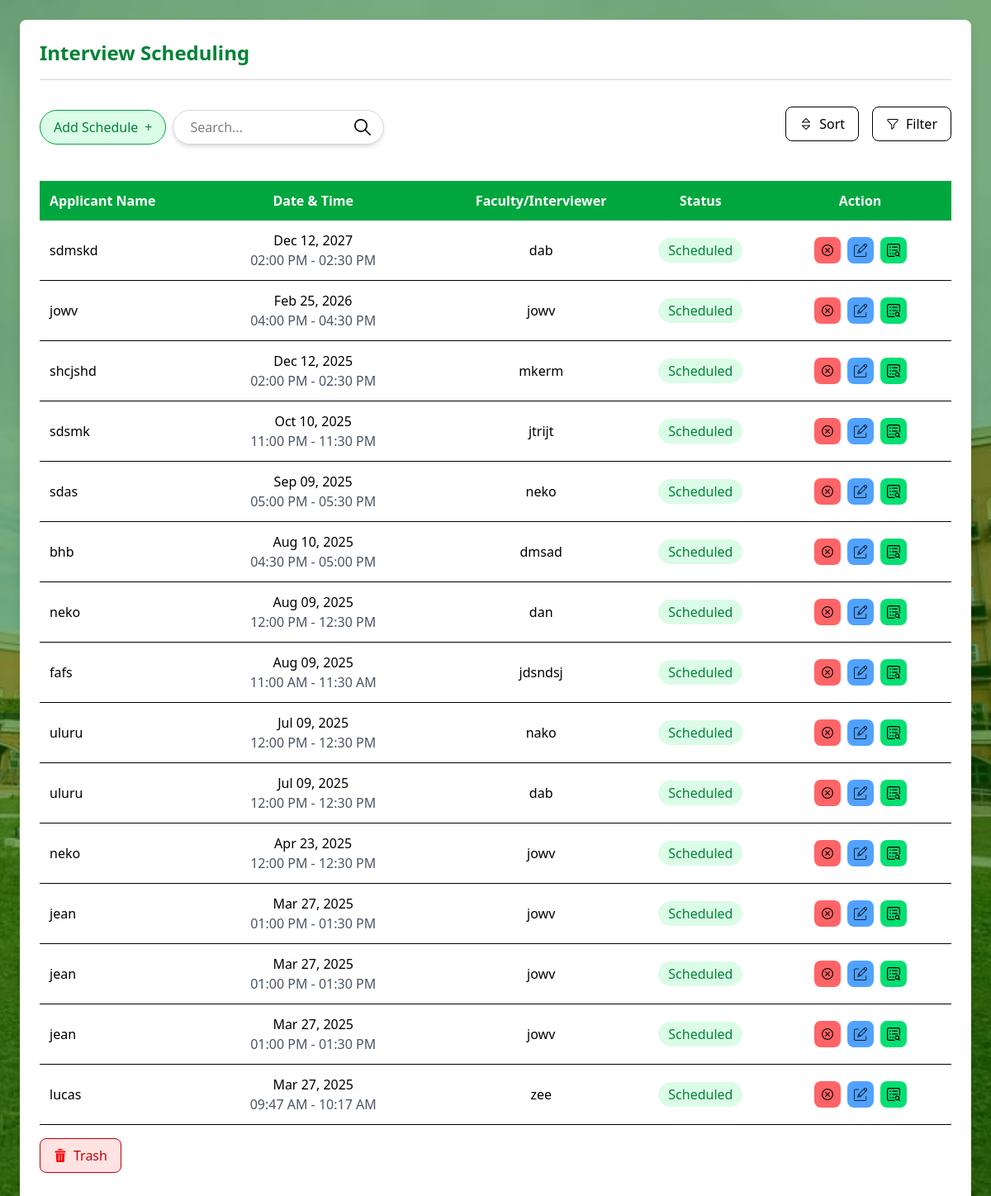
The page / on the database its author committed.
### tables this page shows
CREATE TABLE `interviews` (
  `id` int(11) NOT NULL,
  `interviewer_id` int(11) NOT NULL,
  `applicant_id` int(11) NOT NULL,
  `scheduled_time` datetime NOT NULL,
  `status` enum('scheduled','cancelled','trash') DEFAULT 'scheduled',
  `program` int(11) NOT NULL,
  `created_at` timestamp NOT NULL DEFAULT current_timestamp(),
  `program_id` int(11) NOT NULL,
  `cancelled_date` date DEFAULT NULL,
  `meet_type` enum('Online','F2F') NOT NULL,
  `rating` int(11) NOT NULL,
  `feedback` varchar(255) NOT NULL DEFAULT 'Not Specified',
  `comments` varchar(250) NOT NULL
);

CREATE TABLE `applicants` (
  `id` int(11) NOT NULL,
  `name` varchar(100) NOT NULL,
  `email` varchar(100) NOT NULL,
  `program` varchar(255) NOT NULL
);

CREATE TABLE `interviewers` (
  `id` int(11) NOT NULL,
  `name` varchar(100) NOT NULL,
  `email` varchar(100) NOT NULL,
  `program_id` int(11) NOT NULL
);

### functions.php (called while the page is built, shortened)
<?php
function getInterviews($conn, $program = null, $status = 'scheduled', $search = '', $sort = 'date_desc') {
    $sql = "SELECT
                i.id,
                a.name AS applicant,
                p.name AS program,
                v.name AS interviewer,
                i.scheduled_time,
                i.status,
                i.cancelled_date
            FROM interviews i
            LEFT JOIN applicants a ON i.applicant_id = a.id
            LEFT JOIN interviewers v ON i.interviewer_id = v.id
            LEFT JOIN programs p ON i.program_id = p.id
            WHERE 1=1";
    $params = [];
    $types = "";
    if ($status) {
        $sql .= " AND i.status = ?";
        $params[] = $status;
        $types .= "s";
    }
    switch ($sort) {
        case 'date_desc':
        default:
            $sql .= " ORDER BY i.scheduled_time DESC";
            break;
    }
    $stmt = $conn->prepare($sql);
    if (!empty($params)) {
        $stmt->bind_param($types, ...$params);
    }
    $stmt->execute();
    return $stmt->get_result()->fetch_all(MYSQLI_ASSOC);
}
?>

### index.php (the view, shortened to what this page needs)
<?php
require_once 'db.php';
require_once 'functions.php';
$selected_program = $_GET['program'] ?? null;
$status_filter = $_GET['status'] ?? 'scheduled';
$sort = $_GET['sort'] ?? 'date_desc';
$search = $_GET['search'] ?? '';
$interviews = getInterviews($conn, $selected_program, $status_filter, $search, $sort);
?>
<!DOCTYPE html>
<html lang="en">
<head>
    <link rel="stylesheet" href="style.css">
</head>
<body class="bg-gray-100 min-h-screen p-6" style="background-image: linear-gradient(rgba(0, 100, 0, 0.5), rgba(0, 100, 0, 0.5)), url('assets/plv.jpeg'); background-size: cover; background-position: center; background-repeat: no-repeat;">
<div class="half-w-6xl w-full bg-white p-6 shadow-lg rounded-lg">
    <header class="border-b border-gray-300 pb-4">
         <h1 class="text-2xl font-bold text-green-700">Interview Scheduling</h1>
    </header>
    <div class="flex flex-col sm:flex-row justify-between items-center mt-4 mb-6 gap-4">
    <div class="flex items-center gap-2">
        <button id="openModalBtn" class="px-4 py-2 bg-green-100 text-green-700 border border-green-600 rounded-full hover:bg-green-200 flex items-center justify-center gap-2">
            <span>Add Schedule</span><span>+</span>
        </button>
        <form id="searchForm" method="GET" action="index.php" class="flex items-center">
            <div class="relative rounded-full shadow-md">
                <input type="text" name="search" class="rounded-full border border-gray-300 py-2 pl-5 pr-10 focus:outline-none w-64" placeholder="Search..." value="<?= htmlspecialchars($search) ?>">
                <button type="submit" class="absolute right-0 top-0 h-full px-4 rounded-full bg-transparent hover:bg-gray-100 text-gray-600">
                    <img src="assets/search.png" alt="Search" class="w-5 h-5">
                </button>
            </div>
        </form>
</div>
<div class="flex flex-col sm:flex-row justify-between items-center mt-4 mb-6 gap-4">
        <button id="sortBtn" class="border rounded-lg px-4 py-2 bg-white hover:bg-gray-100 flex items-center gap-2">
            <img src="assets/sort.png" alt="Sort" class="w-4 h-4">
            <span>Sort</span>
        </button>
        <button id="filterBtn" class="border rounded-lg px-4 py-2 bg-white hover:bg-gray-100 flex items-center gap-2">
            <img src="assets/filter.png" alt="Filter" class="w-4 h-4">
            <span>Filter</span>
        </button>
    </div>
</div>
<div class="overflow-x-auto">
    <table class="w-full border-collapse bg-white shadow-md rounded-lg">
        <thead class="<?= ($status_filter == 'trash') ? 'bg-red-500 text-white' : 'bg-green-600 text-white'; ?>">
            <tr>
                <th class="p-3 text-left" width="15%">Applicant Name</th>
                <th class="p-3 text-center" width="30%"><?= ($status_filter == 'trash') ? 'Date Cancelled' : 'Date & Time'; ?></th>
                <th class="p-3 text-center" width="20%">Faculty/Interviewer</th>
                <th class="p-3 text-center" width="15%">Status</th>
                <th class="p-3 text-center" width="20%">Action</th>
            </tr>
        </thead>
        <tbody>
            <?php if (!empty($interviews)): ?>
                <?php foreach ($interviews as $interview): ?>
                    <tr class="border-b hover:bg-gray-100">
                        <td class="p-3 font-medium text-black-700"><?= htmlspecialchars($interview['applicant'] ?? 'N/A'); ?></td>
                        <td class="p-3 text-center">
                            <div class="flex flex-col items-center">
                                <?php if ($status_filter == 'trash'): ?>
                                    <span class="font-medium"><?= date('M d, Y', strtotime($interview['cancelled_date'] ?? 'now')); ?></span>
                                <?php else: ?>
                                    <span class="font-medium"><?= date('M d, Y', strtotime($interview['scheduled_time'])); ?></span>
                                    <span class="text-gray-600">
                                        <?= date('h:i A', strtotime($interview['scheduled_time'])); ?> -
                                        <?= date('h:i A', strtotime($interview['scheduled_time'] . ' +30 minutes')); ?>
                                    </span>
                                <?php endif; ?>
                            </div>
                        </td>
                        <td class="p-3 font-medium text-center">
                            <span class="px-3 py-1 bg-green-50 text-black-800 rounded-full"><?= htmlspecialchars($interview['interviewer'] ?? 'N/A'); ?></span>
                        </td>
                        <td class="p-3 text-center">
                            <span class="px-3 py-1 rounded-full font-medium
                                <?= ($status_filter == 'trash') ? 'bg-red-100 text-red-700' :
                                    (($interview['status'] === 'cancelled') ? 'bg-red-100 text-red-700' : 'bg-green-100 text-green-700'); ?>">
                                <?= ucfirst($interview['status'] ?? 'Unknown'); ?>
                            </span>
                        </td>
                        <td class="p-3">
                            <div class="flex justify-center space-x-2">
                                <?php if ($status_filter === 'trash'): ?>
                                    <button onclick="deleteInterview(<?= $interview['id']; ?>)" class="p-2 bg-red-400 text-white rounded-lg hover:bg-red-500 flex items-center justify-center">
                                    <img src="assets/delete.png" alt="Delete" title="Delete" class="w-4 h-4">
                                    </button>
                                    <button onclick="restoreInterview(<?= $interview['id']; ?>)" class="p-2 bg-green-400 text-white rounded-lg hover:bg-green-500 flex items-center justify-center">
                                        <img src="assets/restore.png" alt="Restore" title="Restore" class="w-4 h-4">
                                    </button>
                                <?php elseif ($status_filter === 'cancelled'): ?>
                                    <button onclick="moveToTrash(<?= $interview['id']; ?>)" class="p-2 bg-red-400 text-white rounded-lg hover:bg-red-500 flex items-center justify-center">
                                        <img src="assets/delete.png" alt="Delete" title="Delete" class="w-4 h-4">
                                    </button>
                                <?php else: ?>
                                    <button onclick="cancelInterview(<?= $interview['id']; ?>)" class="p-2 bg-red-400 text-white rounded-lg hover:bg-red-500 flex items-center justify-center">
                                        <img src="assets/cancel.png" alt="Cancel" title="Cancel" class="w-4 h-4">
                                    </button>
                                <?php endif; ?>
                                <?php if ($status_filter !== 'trash'): ?>
                                    <a href="edit_interview.php?id=<?= $interview['id']; ?>" class="p-2 bg-blue-400 text-white rounded-lg hover:bg-blue-500 flex items-center justify-center">
                                        <img src="assets/edit.png" alt="Edit" title="Edit" class="w-4 h-4">
                                    </a>
                                    <a href="view_interview.php?id=<?= $interview['id']; ?>" class="p-2 bg-green-400 text-white rounded-lg hover:bg-green-500 flex items-center justify-center">
                                        <img src="assets/view.png" alt="View" title="View" class="w-4 h-4">
                                    </a>
                                <?php endif; ?>
                            </div>
                        </td>
                    </tr>
                <?php endforeach; ?>
            <?php else: ?>
                <tr>
                    <td colspan="5" class="text-center text-gray-500 p-3">No interviews found.</td>
                </tr>
            <?php endif; ?>
        </tbody>
    </table>
</div>
<div class="flex flex-col sm:flex-row justify-between items-center mt-4 mb-6 gap-4">
    <a href="trash.php" class="border rounded-lg px-4 py-2 bg-red-100 text-red-700 border border-red-600 rounded-full hover:bg-red-200 flex items-center justify-center gap-2">
       <img src="assets/trash.png" alt="Trash" class="w-4 h-4">
       <span>Trash</span>
       </a>
</div>
</body>
</html>

### rows shown on the page
interviews: applicant.name "sdmskd", scheduled_time "Dec 12, 2027", scheduled_time "02:00 PM", scheduled_time "02:30 PM", interviewer.name "dab", status "Scheduled"
interviews: applicant.name "jowv", scheduled_time "Feb 25, 2026", scheduled_time "04:00 PM", scheduled_time "04:30 PM", interviewer.name "jowv", status "Scheduled"
interviews: applicant.name "shcjshd", scheduled_time "Dec 12, 2025", scheduled_time "02:00 PM", scheduled_time "02:30 PM", interviewer.name "mkerm", status "Scheduled"
interviews: applicant.name "sdsmk", scheduled_time "Oct 10, 2025", scheduled_time "11:00 PM", scheduled_time "11:30 PM", interviewer.name "jtrijt", status "Scheduled"
interviews: applicant.name "sdas", scheduled_time "Sep 09, 2025", scheduled_time "05:00 PM", scheduled_time "05:30 PM", interviewer.name "neko", status "Scheduled"
interviews: applicant.name "bhb", scheduled_time "Aug 10, 2025", scheduled_time "04:30 PM", scheduled_time "05:00 PM", interviewer.name "dmsad", status "Scheduled"
interviews: applicant.name "neko", scheduled_time "Aug 09, 2025", scheduled_time "12:00 PM", scheduled_time "12:30 PM", interviewer.name "dan", status "Scheduled"
interviews: applicant.name "fafs", scheduled_time "Aug 09, 2025", scheduled_time "11:00 AM", scheduled_time "11:30 AM", interviewer.name "jdsndsj", status "Scheduled"
interviews: applicant.name "uluru", scheduled_time "Jul 09, 2025", scheduled_time "12:00 PM", scheduled_time "12:30 PM", interviewer.name "nako", status "Scheduled"
interviews: applicant.name "uluru", scheduled_time "Jul 09, 2025", scheduled_time "12:00 PM", scheduled_time "12:30 PM", interviewer.name "dab", status "Scheduled"
interviews: applicant.name "neko", scheduled_time "Apr 23, 2025", scheduled_time "12:00 PM", scheduled_time "12:30 PM", interviewer.name "jowv", status "Scheduled"
interviews: applicant.name "jean", scheduled_time "Mar 27, 2025", scheduled_time "01:00 PM", scheduled_time "01:30 PM", interviewer.name "jowv", status "Scheduled"
interviews: applicant.name "jean", scheduled_time "Mar 27, 2025", scheduled_time "01:00 PM", scheduled_time "01:30 PM", interviewer.name "jowv", status "Scheduled"
interviews: applicant.name "jean", scheduled_time "Mar 27, 2025", scheduled_time "01:00 PM", scheduled_time "01:30 PM", interviewer.name "jowv", status "Scheduled"
interviews: applicant.name "lucas", scheduled_time "Mar 27, 2025", scheduled_time "09:47 AM", scheduled_time "10:17 AM", interviewer.name "zee", status "Scheduled"
